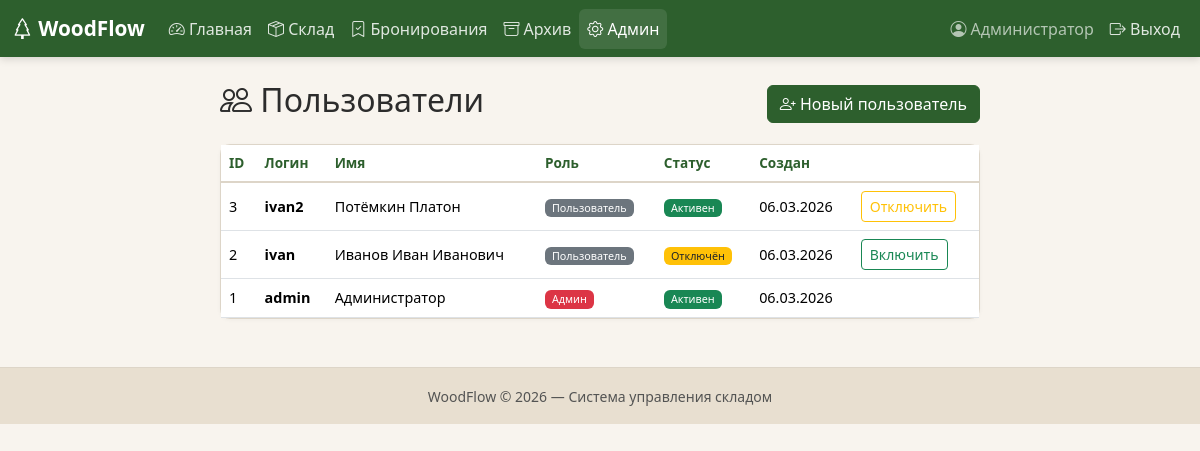
Page /admin/users (signed in) on the committed database.
### models.py (models this page shows, shortened)
class User(UserMixin, db.Model):
    __tablename__ = "users"
    id = db.Column(db.Integer, primary_key=True)
    username = db.Column(db.String(80), unique=True, nullable=False)
    password_hash = db.Column(db.String(256), nullable=False)
    full_name = db.Column(db.String(150), default="")
    is_admin = db.Column(db.Boolean, default=False)
    is_active_user = db.Column(db.Boolean, default=True)
    created_at = db.Column(db.DateTime, default=lambda: datetime.now(ZoneInfo("Europe/Moscow")))
    @property
    def is_active(self):
        return self.is_active_user

### app.py (the view)
@app.route("/admin/users")
@login_required
@admin_required
def admin_users():
    users = User.query.order_by(User.created_at.desc()).all()
    return render_template("admin_users.html", users=users)

### app.py (called while the page is built)
@login_manager.user_loader
def load_user(user_id):
    return db.session.get(User, int(user_id))

def admin_required(f):
    from functools import wraps
    @wraps(f)
    def decorated(*args, **kwargs):
        if not current_user.is_authenticated or not current_user.is_admin:
            flash("Доступ запрещён.", "danger")
            return redirect(url_for("stock"))
        return f(*args, **kwargs)
    return decorated

### templates/admin_users.html (shortened to what this page needs)
{% extends "base.html" %}
{% block content %}
<div class="row justify-content-center">
<div class="col-lg-8">
    <div class="d-flex justify-content-between align-items-center mb-3">
        <h2><i class="bi bi-people"></i> Пользователи</h2>
        <a href="{{ url_for('register_user') }}" class="btn btn-wf-green">
            <i class="bi bi-person-plus"></i> Новый пользователь
        </a>
    </div>
    <div class="card wf-card">
        <div class="table-responsive">
        <table class="table table-hover mb-0 align-middle">
            <thead class="wf-thead"><tr>
                <th>ID</th><th>Логин</th><th>Имя</th><th>Роль</th><th>Статус</th><th>Создан</th><th></th>
            </tr></thead>
            <tbody>
            {% for u in users %}
            <tr>
                <td>{{ u.id }}</td>
                <td class="fw-bold">{{ u.username }}</td>
                <td>{{ u.full_name }}</td>
                <td>
                    {% if u.is_admin %}
                    <span class="badge bg-danger">Админ</span>
                    {% else %}
                    <span class="badge bg-secondary">Пользователь</span>
                    {% endif %}
                </td>
                <td>
                    {% if u.is_active_user %}
                    <span class="badge bg-success">Активен</span>
                    {% else %}
                    <span class="badge bg-warning text-dark">Отключён</span>
                    {% endif %}
                </td>
                <td class="small">{{ u.created_at.strftime('%d.%m.%Y') }}</td>
                <td>
                    {% if u.id != current_user.id %}
                    <form method="post" action="{{ url_for('toggle_user', user_id=u.id) }}">
                        <button class="btn btn-sm btn-outline-{{ 'warning' if u.is_active_user else 'success' }}">
                            {{ 'Отключить' if u.is_active_user else 'Включить' }}
                        </button>
                    </form>
                    {% endif %}
                </td>
            </tr>
            {% endfor %}
            </tbody>
        </table>
        </div>
    </div>
</div>
</div>
{% endblock %}

### templates/base.html (shortened to what this page needs)
<!DOCTYPE html>
<html lang="ru">
<head>
    <link href="https://cdn.jsdelivr.net/npm/bootstrap@5.3.2/dist/css/bootstrap.min.css" rel="stylesheet">
    <link href="https://cdn.jsdelivr.net/npm/bootstrap-icons@1.11.1/font/bootstrap-icons.css" rel="stylesheet">
    <link href="{{ url_for('static', filename='css/style.css') }}" rel="stylesheet">
</head>
<body>
{% if current_user.is_authenticated %}
<nav class="navbar navbar-expand-lg navbar-dark wf-navbar">
    <div class="container-fluid">
        <a class="navbar-brand fw-bold" href="{{ url_for('dashboard') }}">
            <i class="bi bi-tree"></i> WoodFlow
        </a>
        <div class="collapse navbar-collapse" id="navMain">
            <ul class="navbar-nav me-auto">
                {% if current_user.is_admin %}
                <li class="nav-item">
                    <a class="nav-link {% if request.endpoint == 'dashboard' %}active{% endif %}"
                       href="{{ url_for('dashboard') }}">
                        <i class="bi bi-speedometer2"></i> Главная
                    </a>
                </li>
                {% endif %}
                <li class="nav-item">
                    <a class="nav-link {% if 'stock' in request.endpoint|default('') %}active{% endif %}"
                       href="{{ url_for('stock') }}">
                        <i class="bi bi-box-seam"></i> Склад
                    </a>
                </li>
                <li class="nav-item">
                    <a class="nav-link {% if 'booking' in request.endpoint|default('') %}active{% endif %}"
                       href="{{ url_for('bookings') }}">
                        <i class="bi bi-bookmark-check"></i> Бронирования
                    </a>
                </li>
                <li class="nav-item">
                    <a class="nav-link {% if 'archive' in request.endpoint|default('') or 'shipment' in request.endpoint|default('') %}active{% endif %}"
                       href="{{ url_for('archive') }}">
                        <i class="bi bi-archive"></i> Архив
                    </a>
                </li>
                {% if current_user.is_admin %}
                <li class="nav-item">
                    <a class="nav-link {% if 'admin' in request.endpoint|default('') %}active{% endif %}"
                       href="{{ url_for('admin_users') }}">
                        <i class="bi bi-gear"></i> Админ
                    </a>
                </li>
                {% endif %}
            </ul>
            <ul class="navbar-nav">
                <li class="nav-item">
                    <span class="nav-link text-light opacity-75">
                        <i class="bi bi-person-circle"></i>
                        {{ current_user.full_name or current_user.username }}
                    </span>
                </li>
                <li class="nav-item">
                    <a class="nav-link" href="{{ url_for('logout') }}">
                        <i class="bi bi-box-arrow-right"></i> Выход
                    </a>
                </li>
            </ul>
        </div>
    </div>
</nav>
{% endif %}
<main class="container-fluid py-4 px-3 px-lg-4">
    {% block content %}{% endblock %}
</main>
<footer class="wf-footer text-center py-3 mt-4">
    <small class="text-muted">WoodFlow © {{ now().year if now is defined else "2026" }} — Система управления складом</small>
</footer>
</body>
</html>

### static/css/style.css (style rules this page uses)
:root { --wf-green: #2D5F2D; --wf-green-hover: #1E4D1E; --wf-green-light: #5B8C5A; --wf-beige: #F8F4EE; --wf-beige-dark: #E8DFD0; --wf-border: #DDD5C8; --wf-text: #2C2C2C; }
body { background-color: var(--wf-beige); color: var(--wf-text); font-family: 'Segoe UI', system-ui, -apple-system, sans-serif; }
.wf-navbar { background-color: var(--wf-green) !important; box-shadow: 0 2px 8px rgba(0,0,0,0.15); }
.wf-navbar .nav-link { color: rgba(255,255,255,0.85) !important; transition: color 0.2s; }
.wf-navbar .nav-link:hover, .wf-navbar .nav-link.active { color: #fff !important; background-color: rgba(255,255,255,0.1); border-radius: 6px; }
.wf-navbar .navbar-brand { color: #fff !important; font-size: 1.3rem; }
.wf-card { background: #fff; border: 1px solid var(--wf-border); border-radius: 10px; box-shadow: 0 1px 4px rgba(0,0,0,0.04); }
.wf-thead { background-color: var(--wf-beige); }
.wf-thead th { font-weight: 600; font-size: 0.85rem; color: var(--wf-green); border-bottom: 2px solid var(--wf-border) !important; white-space: nowrap; }
.table td { font-size: 0.9rem; vertical-align: middle; }
.btn-wf-green { background-color: var(--wf-green); border-color: var(--wf-green); color: #fff; }
.wf-footer { background-color: var(--wf-beige-dark); border-top: 1px solid var(--wf-border); }
.badge { font-weight: 500; }

### rows in the picture
User: full_name "Администратор", id "1", username "admin", is_admin "Админ", is_active_user "Активен", created_at "06.03.2026"
User: id "3", username "ivan2", full_name "Потёмкин Платон", is_admin "Пользователь", shows "Активен", created_at "06.03.2026", is_active_user "Отключить"
User: id "2", username "ivan", full_name "Иванов Иван Иванович", is_admin "Пользователь", shows "Отключён", created_at "06.03.2026", is_active_user "Включить"
